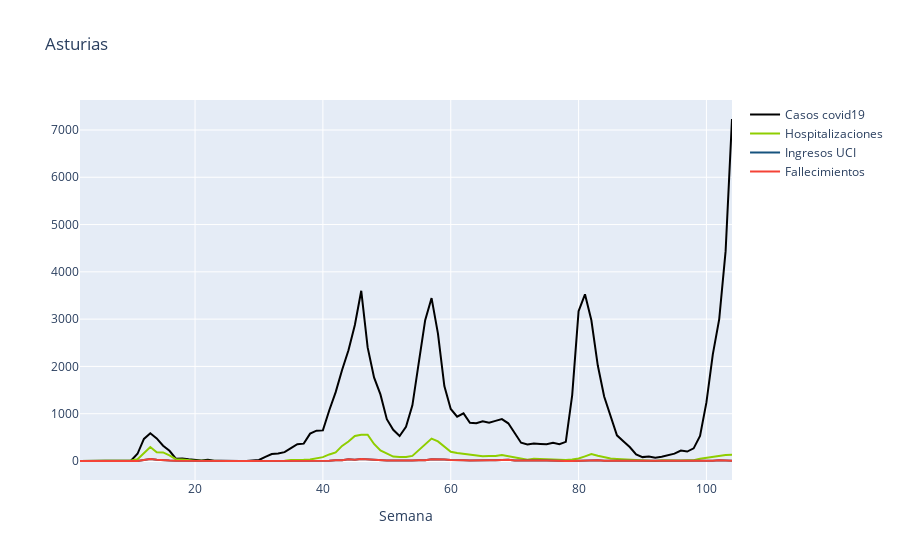

Notebook source saved alongside this figure:
### Code cell
#Asturias
casos = go.Scatter(x= df_asturias['Semana'] , y= df_asturias['Casos'] , name= 'Casos covid19' , mode= 'lines' , marker= dict(color= '#000000'))
hospitalizaciones = go.Scatter(x= df_asturias['Semana'] , y= df_asturias['Hospitalizaciones'] , name= 'Hospitalizaciones' , mode= 'lines' , marker= dict(color= '#8fce00'))
uci = go.Scatter(x= df_asturias['Semana'] , y= df_asturias['Ingresos UCI'] , name= 'Ingresos UCI' , mode= 'lines' , marker= dict(color= '#16537e'))
fallecimientos = go.Scatter(x= df_asturias['Semana'] , y= df_asturias['Fallecimientos'] , name= 'Fallecimientos' , mode= 'lines' , marker= dict(color= '#f44336'))

data = [casos , hospitalizaciones , uci , fallecimientos]
layout = dict(title= 'Asturias' , xaxis= dict(title= 'Semana'))

fig_asturias = go.Figure(data= data , layout= layout)
iplot(fig_asturias)

### Figure 1 — Plotly figure (JSON) as saved in the notebook; plotly's stock layout.template omitted (floating-point values rounded to 4 significant figures)
{"data": [{"marker": {"color": "#000000"}, "mode": "lines", "name": "Casos covid19", "type": "scatter", "x": [2, 3, 4, 5, 6, 7, 8, 9, 10, 11, 12, 13, 14, 15, 16, 17, 18, 19, 20, 21, 22, 23, 24, 25, 26, 27, 28, 29, 30, 31, 32, 33, 34, 35, 36, 37, 38, 39, 40, 41, 42, 43, 44, 45, 46, 47, 48, 49, 50, 51, 52, 53, 54, 55, 56, 57, 58, 59, 60, 61, 62, 63, 64, 65, 66, 67, 68, 69, 70, 71, 72, 73, 74, 75, 76, 77, 78, 79, 80, 81, 82, 83, 84, 85, 86, 87, 88, 89, 90, 91, 92, 93, 94, 95, 96, 97, 98, 99, 100, 101, 102, 103, 104], "y": [0, 0, 0, 0, 0, 0, 0, 1, 10, 152, 466, 587, 479, 322, 215, 50, 52, 35, 20, 9, 27, 5, 5, 0, 0, 0, 2, 8, 21, 88, 148, 157, 188, 272, 355, 367, 579, 641, 647, 1073, 1456, 1923, 2341, 2877, 3599, 2401, 1767, 1408, 885, 660, 528, 724, 1176, 2082, 2978, 3445, 2694, 1583, 1100, 936, 1008, 810, 798, 841, 810, 849, 886, 797, 589, 386, 349, 371, 361, 353, 383, 356, 405, 1395, 3169, 3525, 2976, 2024, 1363, 944, 543, 419, 296, 141, 82, 94, 71, 88, 118, 155, 222, 200, 267, 530, 1238, 2255, 3001, 4438, 7232]}, {"marker": {"color": "#8fce00"}, "mode": "lines", "name": "Hospitalizaciones", "type": "scatter", "x": [2, 3, 4, 5, 6, 7, 8, 9, 10, 11, 12, 13, 14, 15, 16, 17, 18, 19, 20, 21, 22, 23, 24, 25, 26, 27, 28, 29, 30, 31, 32, 33, 34, 35, 36, 37, 38, 39, 40, 41, 42, 43, 44, 45, 46, 47, 48, 49, 50, 51, 52, 53, 54, 55, 56, 57, 58, 59, 60, 61, 62, 63, 64, 65, 66, 67, 68, 69, 70, 71, 72, 73, 74, 75, 76, 77, 78, 79, 80, 81, 82, 83, 84, 85, 86, 87, 88, 89, 90, 91, 92, 93, 94, 95, 96, 97, 98, 99, 100, 101, 102, 103, 104], "y": [0, 0, 1, 1, 0, 1, 2, 4, 10, 37, 176, 296, 184, 182, 121, 38, 32, 14, 5, 3, 7, 3, 1, 0, 0, 0, 1, 0, 3, 0, 2, 5, 7, 22, 31, 27, 33, 57, 82, 139, 183, 319, 412, 529, 555, 555, 360, 223, 150, 94, 84, 84, 108, 229, 371, 474, 414, 307, 195, 169, 153, 126, 122, 101, 108, 105, 129, 105, 82, 49, 26, 47, 42, 41, 26, 28, 23, 32, 54, 98, 145, 110, 76, 52, 44, 36, 33, 16, 5, 4, 2, 15, 10, 11, 10, 16, 15, 46, 68, 94, 114, 127, 132]}, {"marker": {"color": "#16537e"}, "mode": "lines", "name": "Ingresos UCI", "type": "scatter", "x": [2, 3, 4, 5, 6, 7, 8, 9, 10, 11, 12, 13, 14, 15, 16, 17, 18, 19, 20, 21, 22, 23, 24, 25, 26, 27, 28, 29, 30, 31, 32, 33, 34, 35, 36, 37, 38, 39, 40, 41, 42, 43, 44, 45, 46, 47, 48, 49, 50, 51, 52, 53, 54, 55, 56, 57, 58, 59, 60, 61, 62, 63, 64, 65, 66, 67, 68, 69, 70, 71, 72, 73, 74, 75, 76, 77, 78, 79, 80, 81, 82, 83, 84, 85, 86, 87, 88, 89, 90, 91, 92, 93, 94, 95, 96, 97, 98, 99, 100, 101, 102, 103, 104], "y": [0, 0, 0, 0, 0, 0, 0, 2, 0, 2, 23, 44, 26, 12, 10, 5, 3, 2, 0, 0, 0, 0, 0, 0, 0, 0, 0, 0, 0, 1, 0, 0, 0, 2, 5, 4, 4, 5, 9, 5, 18, 14, 38, 29, 40, 30, 22, 20, 11, 10, 5, 5, 9, 15, 18, 39, 39, 30, 19, 21, 18, 8, 15, 10, 17, 16, 20, 26, 12, 8, 3, 7, 8, 9, 3, 5, 1, 1, 7, 7, 10, 15, 5, 5, 8, 1, 2, 3, 0, 1, 0, 0, 1, 0, 1, 4, 2, 5, 6, 7, 17, 10, 7]}, {"marker": {"color": "#f44336"}, "mode": "lines", "name": "Fallecimientos", "type": "scatter", "x": [2, 3, 4, 5, 6, 7, 8, 9, 10, 11, 12, 13, 14, 15, 16, 17, 18, 19, 20, 21, 22, 23, 24, 25, 26, 27, 28, 29, 30, 31, 32, 33, 34, 35, 36, 37, 38, 39, 40, 41, 42, 43, 44, 45, 46, 47, 48, 49, 50, 51, 52, 53, 54, 55, 56, 57, 58, 59, 60, 61, 62, 63, 64, 65, 66, 67, 68, 69, 70, 71, 72, 73, 74, 75, 76, 77, 78, 79, 80, 81, 82, 83, 84, 85, 86, 87, 88, 89, 90, 91, 92, 93, 94, 95, 96, 97, 98, 99, 100, 101, 102, 103, 104], "y": [0, 0, 0, 0, 0, 0, 0, 2, 0, 2, 23, 44, 26, 12, 10, 5, 3, 2, 0, 0, 0, 0, 0, 0, 0, 0, 0, 0, 0, 1, 0, 0, 0, 2, 5, 4, 4, 5, 9, 5, 18, 14, 38, 29, 40, 30, 22, 20, 11, 10, 5, 5, 9, 15, 18, 39, 39, 30, 19, 21, 18, 8, 15, 10, 17, 16, 20, 26, 12, 8, 3, 7, 8, 9, 3, 5, 1, 1, 7, 7, 10, 15, 5, 5, 8, 1, 2, 3, 0, 1, 0, 0, 1, 0, 1, 4, 2, 5, 6, 7, 17, 10, 7]}], "layout": {"title": {"text": "Asturias"}, "xaxis": {"title": {"text": "Semana"}}}}
